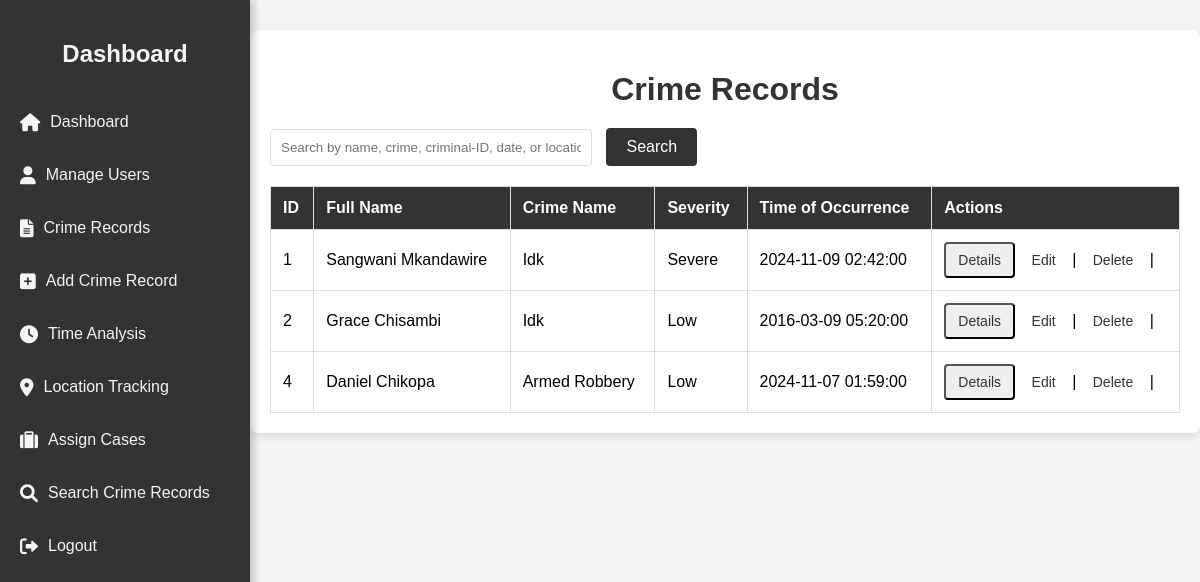
The app's page /view_crime_records.php (signed in) with its own data.
### tables this page shows
CREATE TABLE `crime_records` (
  `id` int(11) NOT NULL,
  `full_name` varchar(100) NOT NULL,
  `gender` enum('Male','Female','Other') NOT NULL,
  `nationality` varchar(50) NOT NULL,
  `district_of_origin` varchar(100) NOT NULL,
  `date_of_birth` date NOT NULL,
  `identification_type` enum('Driver''s License','National ID') NOT NULL,
  `identification_number` varchar(50) NOT NULL,
  `address` text NOT NULL,
  `image_path` varchar(255) DEFAULT NULL,
  `crime_name` varchar(100) NOT NULL,
  `severity` enum('Low','Moderate','High','Severe') NOT NULL,
  `time_of_occurrence` datetime NOT NULL,
  `place_of_crime` varchar(100) NOT NULL,
  `victims` text DEFAULT NULL,
  `evidence` text DEFAULT NULL,
  `potential_charge` text DEFAULT NULL,
  `time_served` varchar(100) DEFAULT NULL,
  `created_at` timestamp NOT NULL DEFAULT current_timestamp(),
  `latitude` float(10,6) DEFAULT NULL,
  `longitude` float(10,6) DEFAULT NULL,
  `case_status` enum('Open','Closed','In Progress') NOT NULL DEFAULT 'Open',
  `assigned_investigator` int(11) DEFAULT NULL
);

### view_crime_records.php (the view, shortened to what this page needs)
<?php
require 'config.php';
include 'header.php';
$searchTerm = '';
if (isset($_POST['search'])) {
    $searchTerm = $_POST['search'];
    $sql = "SELECT crime_records.*, users.username AS investigator_name
            FROM crime_records
            LEFT JOIN users ON crime_records.assigned_investigator = users.user_id
            WHERE full_name LIKE :searchTerm OR
                  crime_name LIKE :searchTerm OR
                  identification_number LIKE :searchTerm OR
                  time_of_occurrence LIKE :searchTerm OR
                  place_of_crime LIKE :searchTerm";
    $stmt = $pdo->prepare($sql);
    $stmt->bindValue(':searchTerm', '%' . $searchTerm . '%');
} else {
    $sql = "SELECT crime_records.*, users.username AS investigator_name
            FROM crime_records
            LEFT JOIN users ON crime_records.assigned_investigator = users.user_id";
    $stmt = $pdo->prepare($sql);
}
$stmt->execute();
$crime_records = $stmt->fetchAll(PDO::FETCH_ASSOC);
?>
<!DOCTYPE html>
<html lang="en">
<head>
</head>
<body>
    <div class="container">
        <h1>Crime Records</h1>
        <form method="POST" action="">
            <input type="text" name="search" placeholder="Search by name, crime, criminal-ID, date, or location" value="<?php echo htmlspecialchars($searchTerm); ?>">
            <button type="submit">Search</button>
        </form>
        <table>
            <thead>
                <tr>
                    <th>ID</th>
                    <th>Full Name</th>
                    <th>Crime Name</th>
                    <th>Severity</th>
                    <th>Time of Occurrence</th>
                    <th>Actions</th>
                </tr>
            </thead>
            <tbody>
                <?php foreach ($crime_records as $record): ?>
                    <tr>
                        <td><?php echo htmlspecialchars($record['id']); ?></td>
                        <td><?php echo htmlspecialchars($record['full_name']); ?></td>
                        <td><?php echo htmlspecialchars($record['crime_name']); ?></td>
                        <td><?php echo htmlspecialchars($record['severity']); ?></td>
                        <td><?php echo htmlspecialchars($record['time_of_occurrence']); ?></td>
                        <td>
                            <button class="toggle-button" onclick="toggleMoreInfo(<?php echo $record['id']; ?>)">Details</button>
                            <a href="edit_crime_record.php?id=<?php echo $record['id']; ?>">Edit</a> |
                            <a href="delete_crime_record.php?id=<?php echo $record['id']; ?>" onclick="return confirm('Are you sure you want to delete this record?');">Delete</a> |
                        </td>
                    </tr>
                <?php endforeach; ?>
            </tbody>
        </table>
    </div>
</body>
</html>

### style/styles_header.css (style rules this page uses)
body { font-family: Arial, sans-serif; background-color: #f4f4f4; margin: 0; padding: 0; margin-left: 250px; }

### view_crime_records.php (style rules this page uses)
body { font-family: Arial, sans-serif; background-color: #f4f4f4; margin-left: 20; padding: 0; }
.container { max-width: 1000px; margin: 30px auto; padding: 20px; background-color: #fff; border-radius: 8px; box-shadow: 0px 4px 8px rgba(0, 0, 0, 0.1); }
h1 { color: #333; text-align: center; margin-bottom: 20px; }
input[type="text"] { padding: 10px; width: 300px; margin-right: 10px; border-radius: 4px; border: 1px solid #ddd; }
button[type="submit"] { padding: 10px 20px; background-color: #333; color: #fff; border: none; border-radius: 4px; cursor: pointer; transition: background-color 0.3s; font-size: 16px; }
table { width: 100%; border-collapse: collapse; margin-top: 20px; border-radius: 4px; }
table th, table td { padding: 12px; border: 1px solid #ddd; text-align: left; font-size: 16px; }
table th { background-color: #333; color: #fff; font-weight: bold; }
a { color: #333; text-decoration: none; padding: 8px 12px; border-radius: 4px; transition: background-color 0.3s, color 0.3s; font-size: 14px; }
.toggle-button { color: #333; text-decoration: none; padding: 8px 12px; border-radius: 4px; transition: background-color 0.3s, color 0.3s; font-size: 14px; }

### records on screen
crime_records: id "1", full_name "Sangwani Mkandawire", crime_name "Idk", severity "Severe", time_of_occurrence "2024-11-09 02:42:00"
crime_records: id "2", full_name "Grace Chisambi", crime_name "Idk", severity "Low", time_of_occurrence "2016-03-09 05:20:00"
crime_records: id "4", full_name "Daniel Chikopa", crime_name "Armed Robbery", severity "Low", time_of_occurrence "2024-11-07 01:59:00"
